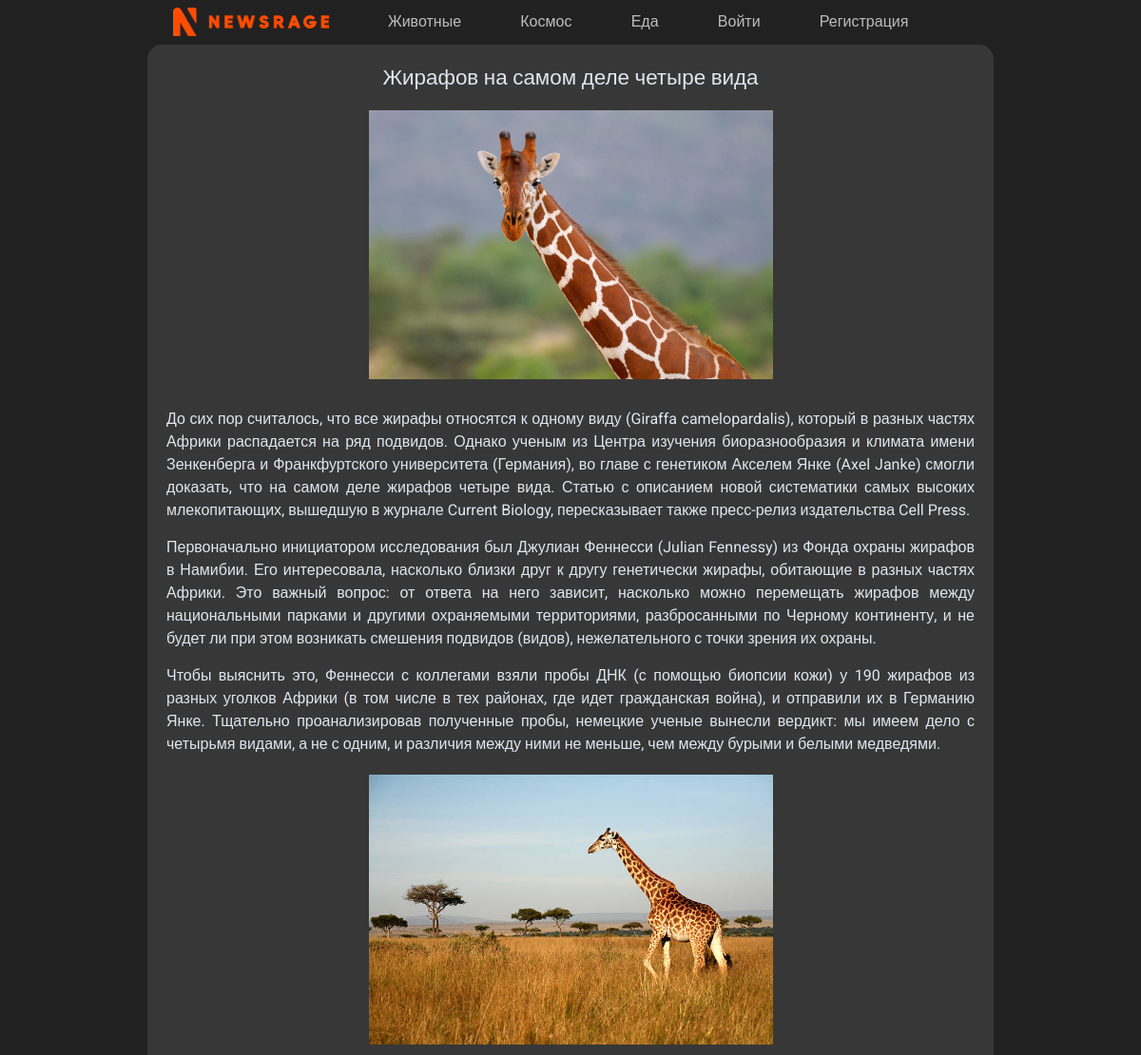
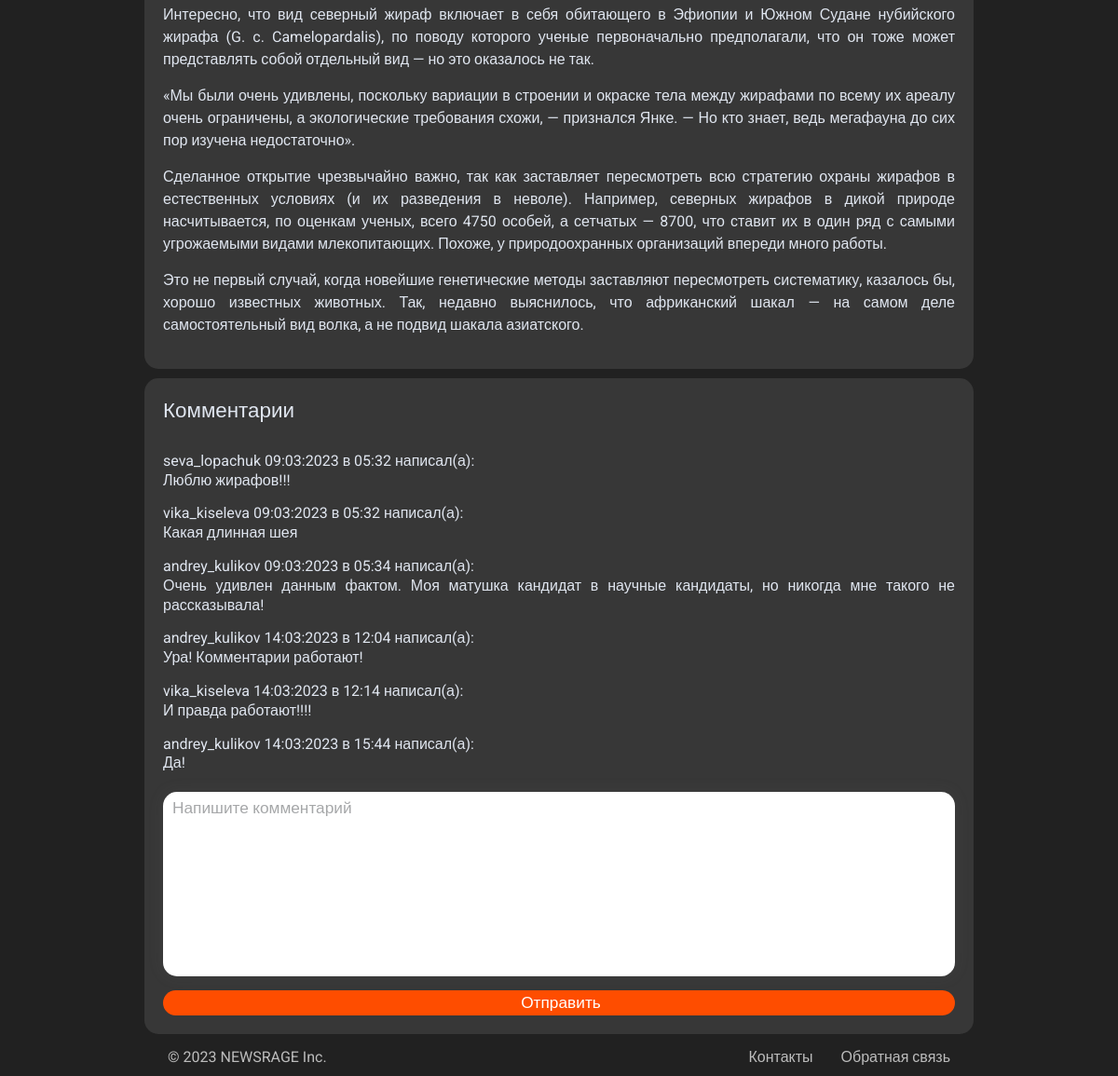
Screenshot of /zhirafov-na-samom-dele-chetyre-vida/ with the database file from the repository (2 pictures, top to bottom).
### newsapp/models.py (models this page shows, shortened)
class Category(models.Model):
    name = models.CharField(max_length=40, db_index=True)
    slug = models.SlugField(max_length=255, unique=True, db_index=True, verbose_name='URL SLUG')
    def get_absolute_url(self):
        return reverse('category', kwargs={'category_slug': self.slug})
    class Meta:
        verbose_name = 'Категория'
        verbose_name_plural = 'Категории'

class News(models.Model):
    title = models.CharField(max_length=255, verbose_name='Заголовок')
    content = models.TextField(blank=True, verbose_name='Текст')
    photo = models.ImageField(upload_to="photos/", verbose_name='Главная фотография')
    time_create = models.DateTimeField(auto_now_add=True, verbose_name='Время создания')
    time_update = models.DateTimeField(auto_now=True, verbose_name='Время последнего обновления')
    is_published = models.BooleanField(default=True, verbose_name='Опубликовано')
    category = models.ForeignKey('Category', on_delete=models.SET_NULL, null=True, verbose_name='Категория')
    slug = models.SlugField(max_length=255, unique=True, db_index=True, verbose_name='URL SLUG')
    class Meta:
        verbose_name = 'Новости'
        verbose_name_plural = 'Новости'
        ordering = ['-time_create']

class Comments(models.Model):
    user = models.ForeignKey(User, on_delete=models.SET_NULL, null=True, verbose_name='Пользователь')
    comment = models.TextField(blank=True, verbose_name='Текст комментария')
    time_create = models.DateTimeField(auto_now_add=True, verbose_name='Время написания')
    news = models.ForeignKey('News', on_delete=models.SET_NULL, null=True, verbose_name='Пост')
    class Meta:
        verbose_name = 'Комментарий'
        verbose_name_plural = 'Комментарии'

### newsapp/views.py (the view)
# urls.py: path('<slug:post_slug>/', post, name='post'),
def post(request, post_slug):
    post = News.objects.get(slug=post_slug)
    post_comments = Comments.objects.filter(news_id=post.pk)
    this_url = f'post/{post.slug}/'
    if request.method == 'POST':
        form = CommentsForm(request.POST)
        if form.is_valid():
            print(request.POST)
            new_comment = form.save(commit=False)
            new_comment.news = post
            new_comment.user = request.user
            new_comment.save()
            return redirect(request.META.get('HTTP_REFERER'))
    else:
        form = CommentsForm()
    context = {
        'title': 'NEWSRAGE',
        'post': post,
        'categories': categories,
        'footer_menu': footer_menu,
        'post_comments': post_comments,
        'form': form,
        'this_url': this_url,
    }
    print(request)
    return render(request, 'newsapp/post.html', context=context)

### newsapp/forms.py
class CommentsForm(forms.ModelForm):
    def __init__(self, *args, **kwargs):
        super().__init__(*args, **kwargs)
    class Meta:
        model = Comments
        fields = ['comment', ]
        widgets = {
            'comment': forms.Textarea(attrs={'class': 'form-input', 'placeholder': 'Напишите комментарий'}),
        }

### newsapp/templates/newsapp/post.html (shortened to what this page needs)
{% extends 'newsapp/base.html' %}
{% block content %}
<article class="post-article">
    <h1>{{ post.title }}</h1>
    <div class="post-photo-text">
        {% if post.photo %}
        <img src="{{ post.photo.url }}">
        {% endif %}
        {% autoescape off %}
        <p>{{ post.content }}</p>
        {% endautoescape %}
    </div>
</article>
<div class="post-comments">
    <h2>Комментарии</h2>
    {% if post_comments %}
    {% for comment in post_comments %}
    <div class="comment-username">
        {{ comment.user.username }} {{comment.time_create|date:"d:m:Y"}} в {{comment.time_create|date:"H:i"}}
        написал(а):
    </div>
    <div class="comment-text">
        {{ comment.comment }}
    </div>
    {% endfor %}
    {% else %}
    <div class="comment-text">
        Еще никто не оставил комментарий под этой новостью. Вы будете первым!
    </div>
    {% endif %}
    <div class="comment-add">
        <form class="comments-form" action="." method="post">
            {% for f in form %}
            {{ f }}
            {% endfor %}
            <button class="form-button" type="submit">Отправить</button>
        </form>
    </div>
</div>
{% endblock %}

### newsapp/templates/newsapp/base.html (shortened to what this page needs)
{% load static %}
<!DOCTYPE html>
<html lang="en">
<head>
    <link rel="stylesheet" type="text/css" href="{% static '/newsapp/css/style.css' %}">
</head>
<body>
<div class="wrapper">
    <header class="header">
        <nav class="header-navigation">
            <ul class="header-navigation-list">
                <li><a class="header-logo" href="{% url 'index' %}"><img src="{% static 'newsapp/images/logo.png' %}"
                                                                         alt="newsrage-logo"></a></li>
                {% for category in categories %}
                <li><a class="header-navigation-textlink header-navigation-textlink-hide"
                       href="{{ category.get_absolute_url }}">{{ category.name }}</a>
                </li>
                {% endfor %}
                {% if request.user.is_authenticated %}
                <li><a class="header-navigation-textlink header-navigation-textlink-hide"
                       href="{% url 'logout_user' %}">Выйти</a>
                </li>
                {% else %}
                <li><a class="header-navigation-textlink header-navigation-textlink-hide"
                       href="{% url 'login_user' %}">Войти</a>
                </li>
                <li><a class="header-navigation-textlink header-navigation-textlink-hide"
                       href="{% url 'register_user' %}"> Регистрация</a>
                </li>
                {% endif %}
            </ul>
        </nav>
    </header>
    <main class="main">
        {% block content %}
        {% endblock %}
    </main>
    <footer class="footer">
        <div class="footer-container">
            <div class="footer-copyright">
                <p>&copy; 2023 NEWSRAGE Inc.</p>
            </div>
            <div class="footer-contacts">
                {% for m in footer_menu %}
                <p><a href="{% url m.path_name %}">{{ m.title }}</a></p>
                {% endfor %}
            </div>
        </div>
    </footer>
</div>
</body>
</html>

### newsapp/static/newsapp/css/style.css (style rules this page uses)
body { font-family: 'Roboto', sans-serif; }
a, a.text:active, a.text:hover, a.text { text-decoration: none; color: #000000; }
.wrapper { display: flex; flex-direction: column; min-height: 100vh; min-width: 300px; background-color: #212121; align-items: center; }
.header { background-color: #212121; box-sizing: border-box; min-height: 45px; display: flex; align-items: center; position: fixed; z-index: 5; top: 0; left: 0; right: 0; }
.main { width: 75%; padding-top: 42px; flex-grow: 1; display: flex; flex-direction: column; }
.footer { background-color: #212121; min-height: 40px; }
.header-navigation { width: 100%; display: flex; justify-content: center; }
.header-navigation-list { width: 75%; margin: 0px 0px; display: flex; align-items: center; justify-content: space-evenly; gap: 30px; }
.header-navigation-list li { color: rgba(255, 255, 255, 0.7); }
.header-navigation-list img { margin-top: 3px; }
.header-navigation-textlink { color: rgba(255, 255, 255, 0.7); cursor: pointer; }
.header-navigation li a img { height: 30px; }
.footer { display: flex; justify-content: center; width: 100%; color: rgba(255, 255, 255, 0.7); }
.footer-container { width: 70%; margin: 10px; display: flex; justify-content: space-between; align-self: center; align-items: center; color: rgba(255, 255, 255, 0.7); }
.footer a { color: rgba(255, 255, 255, 0.7); text-decoration: none; text-align: center; }
.footer-copyright { font-family: 'Roboto', sans-serif; font-size: 1em; }
.footer-contacts { display: flex; flex-direction: row; align-self: center; gap: 30px; }
.footer-contacts p { text-align: center; }
.post-article { display: flex; flex-direction: column; background-color: #373737; border-radius: 15px; padding: 20px; margin: 5px; flex-grow: 1; align-items: center; }
.post-article h1 { font-size: 1.4em; color: #e0e6f0; text-align: center; line-height: 1.3; }
.post-article p { text-align: justify; }
.post-photo-text { display: flex; flex-direction: column; }
.post-photo-text p { font-size: 1em; color: #e0e6f0; word-wrap: break-word; line-height: 1.5; margin-top: 15px; }
.post-photo-text img { width: 50%; margin-top: 20px; align-self: center; }
.post-comments h2 { font-size: 1.4em; margin-bottom: 15px; }
.post-comments { display: flex; flex-direction: column; background-color: #373737; border-radius: 15px; padding: 20px; margin: 5px; flex-grow: 1; align-items: flex-start; font-size: 1em; color: #e0e6f0; text-align: justify; line-height: 1.3; }
.comment-username { margin-top: 15px; }
.comment-add { display: flex; width: 100%; }
.comments-form { display: flex; flex-direction: column; box-sizing: border-box; font-size: 1.2em; color: #e0e6f0; padding: 0px; justify-content: center; align-items: stretch; margin-top: 10px; width: 100%; height: 250px; }
.comments-form .form-input { line-height: 1.5; font-size: 0.9em; font-family: 'Roboto', sans-serif; box-sizing: border-box; margin-top: 10px; resize: none; padding: 5px; padding-left: 10px; border: 0; box-shadow: 0 0 15px 4px rgba(128, 128, 128, 0.06); border-radius: 15px; transition: border-color 0.15s ease-in-out, box-shadow 0.15s ease-in-out }
.comments-form .form-button { font-size: 0.9em; font-family: 'Roboto', sans-serif; box-sizing: border-box; margin-top: 15px; height: 30px; padding-left: 10px; border: 0; border-radius: 15px; height: 37px; background-color: #fe4d00; color: #fff; }
.comments-form .form-input::placeholder { color: #212529; opacity: 0.4; }

### rows the page displays
Category: name "Животные"
Category: name "Космос"
Category: name "Еда"
News: title "Жирафов на самом деле четыре вида", photo (picture), content "До сих пор считалось, что все жирафы относятся к одному виду (Giraffa camelopardalis), который в разных частях Африки распадается на ряд подвидов. Однако ученым из Центра изучения биоразнообразия и климата имени Зенкенберга и Франкфуртского университета (Германия), во главе с генетиком Акселем Янке (Axel Janke) смогли доказать, что на самом деле жирафов четыре вида. Статью с описанием новой систематики самых высоких млекопитающих, вышедшую в журнале Current Biology, пересказывает также пресс-релиз издательства Cell Press. Первоначально инициатором исследования был Джулиан Феннесси (Julian Fennessy) из Фонда охраны жирафов в Намибии. Его интересовала, насколько близки друг к другу…", content (picture)
Comments: user.username "seva_lopachuk", time_create "09:03:2023", time_create "05:32", comment "Люблю жирафов!!!"
Comments: user.username "vika_kiseleva", time_create "09:03:2023", time_create "05:32", comment "Какая длинная шея"
Comments: user.username "andrey_kulikov", time_create "09:03:2023", time_create "05:34", comment "Очень удивлен данным фактом. Моя матушка кандидат в научные кандидаты, но никогда мне такого не рассказывала!"
Comments: user.username "andrey_kulikov", time_create "14:03:2023", time_create "12:04", comment "Ура! Комментарии работают!"
Comments: user.username "vika_kiseleva", time_create "14:03:2023", time_create "12:14", comment "И правда работают!!!!"
Comments: user.username "andrey_kulikov", time_create "14:03:2023", time_create "15:44", comment "Да!"

### other values shown
{{ m.title }} "Контакты" "Обратная связь"
